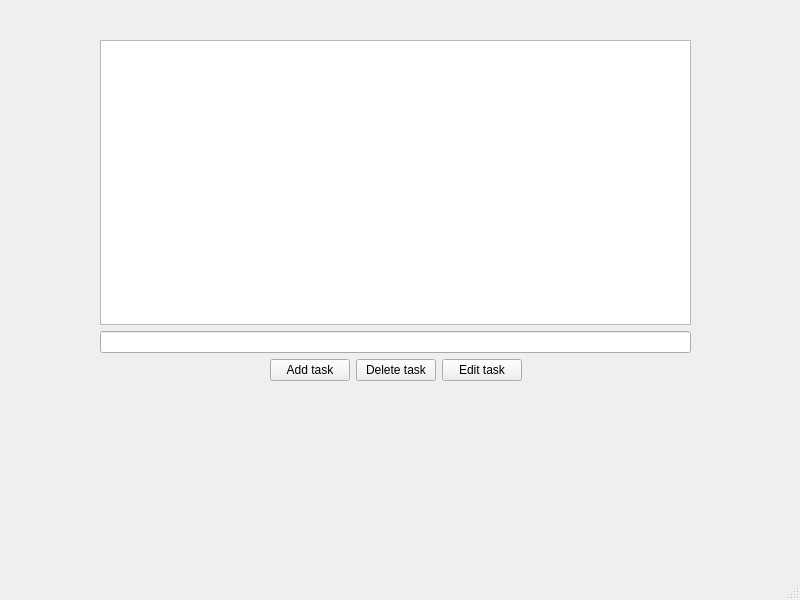
<?xml version="1.0" encoding="UTF-8"?>
<ui version="4.0">
 <class>MainWindow</class>
 <widget class="QMainWindow" name="MainWindow">
  <property name="geometry">
   <rect>
    <x>0</x>
    <y>0</y>
    <width>800</width>
    <height>600</height>
   </rect>
  </property>
  <property name="windowTitle">
   <string>Task Manager</string>
  </property>
  <widget class="QWidget" name="centralwidget">
   <widget class="QWidget" name="verticalLayoutWidget_2">
    <property name="geometry">
     <rect>
      <x>100</x>
      <y>40</y>
      <width>591</width>
      <height>341</height>
     </rect>
    </property>
    <layout class="QVBoxLayout" name="verticalLayout_2">
     <item>
      <layout class="QVBoxLayout" name="verticalLayout_3">
       <item>
        <widget class="QListWidget" name="listWidget"/>
       </item>
      </layout>
     </item>
     <item>
      <widget class="QLineEdit" name="lineEditTask"/>
     </item>
     <item>
      <layout class="QVBoxLayout" name="verticalLayout">
       <item>
        <layout class="QHBoxLayout" name="horizontalLayout">
         <item>
          <spacer name="horizontalSpacer">
           <property name="orientation">
            <enum>Qt::Horizontal</enum>
           </property>
           <property name="sizeHint" stdset="0">
            <size>
             <width>40</width>
             <height>20</height>
            </size>
           </property>
          </spacer>
         </item>
         <item>
          <widget class="QPushButton" name="pushButtonAdd">
           <property name="text">
            <string>Add task</string>
           </property>
          </widget>
         </item>
         <item>
          <widget class="QPushButton" name="pushButtonDelete">
           <property name="text">
            <string>Delete task</string>
           </property>
          </widget>
         </item>
         <item>
          <widget class="QPushButton" name="pushButtonEdit">
           <property name="text">
            <string>Edit task</string>
           </property>
          </widget>
         </item>
         <item>
          <spacer name="horizontalSpacer_2">
           <property name="orientation">
            <enum>Qt::Horizontal</enum>
           </property>
           <property name="sizeHint" stdset="0">
            <size>
             <width>40</width>
             <height>20</height>
            </size>
           </property>
          </spacer>
         </item>
        </layout>
       </item>
      </layout>
     </item>
    </layout>
   </widget>
  </widget>
  <widget class="QMenuBar" name="menubar">
   <property name="geometry">
    <rect>
     <x>0</x>
     <y>0</y>
     <width>800</width>
     <height>23</height>
    </rect>
   </property>
  </widget>
  <widget class="QStatusBar" name="statusbar"/>
 </widget>
 <resources/>
 <connections/>
</ui>
